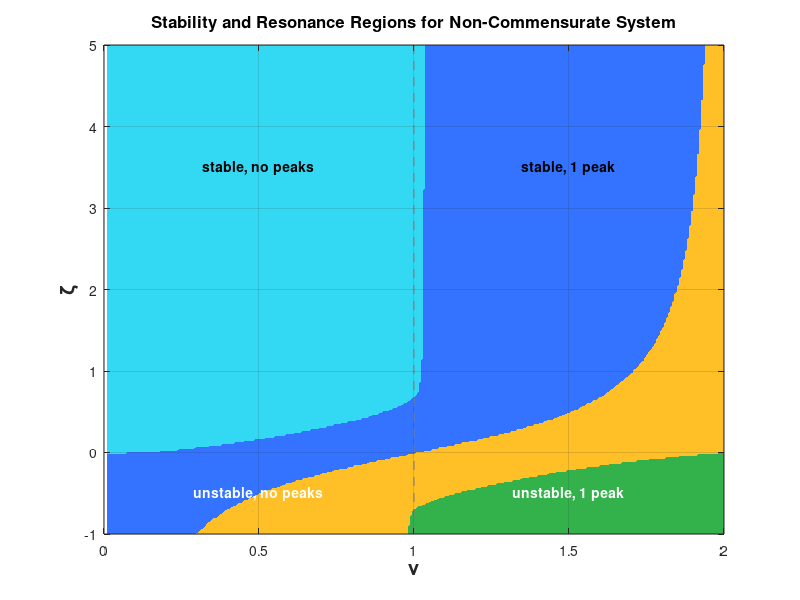

Reproduce this figure in MATLAB.
%==========================================================================
% THESIS PROJECT: Time-Domain Identification of Second-Species Systems
% AUTHOR: Rodrigo Fonseca
% DATE: 2026
% TYPE: SCRTIPT
% STATUS: IN PROGRESS
%
% PROGRAM DESCRIPTION: 
% The goal is to plot the stability chart zonsidering zeta and nu for the
% various systems like in the bibliography
% Based on: Hmed et al. (2015) - "Stability and resonance conditions..."
%
%
% OUTPUT FOLDER: results\stabilityChart
%==========================================================================

close all;

% Parameters and Grid Setup
nu_vec = linspace(0.01, 2, 300);    % nu range (x-axis)
zeta_vec = linspace(-1, 5, 300);   % zeta range (y-axis)
[NU, ZETA] = meshgrid(nu_vec, zeta_vec);

% classification matrix
% 1: Stable, no peaks | 2: Stable, 1 peak | 3: Unstable, 1 peak | 4: Unstable, no peak
Regions = zeros(size(NU));

for i = 1:numel(NU)
    nu = NU(i);
    zeta = ZETA(i);
    
    % --- Stability Boundary Calculation ---
    zeta_osc = -sin((nu + 1) * pi/2) / (2 * sin(nu * pi/2));
    is_stable = (zeta > zeta_osc);
    
    % --- Resonance Detection ---
    w = logspace(-2, 2, 400); % Frequency vector
    s = 1j * w;
    G_jw = 1 ./ (s.^(nu+1) + 2*zeta*s.^nu + 1);
    mag = abs(G_jw);
    
    has_peak = max(mag) > 1.001; 
    
    % 3. Categorization
    if is_stable && ~has_peak
        Regions(i) = 1; % Cyan
    elseif is_stable && has_peak
        Regions(i) = 2; % Blue
    elseif ~is_stable && has_peak
        Regions(i) = 3; % Yellow/Orange
    else
        Regions(i) = 4; % Green
    end
end

% 4. Visualization
figure('Color', 'w', 'Position', [100 100 850 600]);

% Plot the filled regions
[~, h] = contourf(NU, ZETA, Regions, [1 2 3 4]);
set(h, 'LineColor', 'none');
hold on;


% Define custom colors matching the user image
% Regions: [Cyan, Blue, Orange/Yellow, Green]
myMap = [0.2, 0.85, 0.95;  % Region 1
         0.2, 0.45, 1.0;   % Region 2
         1.0, 0.75, 0.15;  % Region 3
         0.2, 0.70, 0.3];  % Region 4
colormap(myMap);

% Formatting the plot
xlabel('\nu', 'FontSize', 14, 'FontWeight', 'bold');
ylabel('\zeta', 'FontSize', 14, 'FontWeight', 'bold');
title('Stability and Resonance Regions for Non-Commensurate System', 'FontSize', 12);
axis([0 2 -1 5]);
grid on;

% Add Text Labels
text(0.5, 3.5, 'stable, no peaks', 'FontWeight', 'bold', 'HorizontalAlignment', 'center');
text(1.5, 3.5, 'stable, 1 peak', 'FontWeight', 'bold', 'HorizontalAlignment', 'center');
text(1.5, -0.5, 'unstable, 1 peak', 'FontWeight', 'bold', 'HorizontalAlignment', 'center', 'Color', 'w');
text(0.5, -0.5, 'unstable, no peaks', 'FontWeight', 'bold', 'HorizontalAlignment', 'center', 'Color', 'w');

% Optional: Draw vertical line at nu = 1 to show standard 2nd order case
line([1 1], [-1 5], 'Color', [0.5 0.5 0.5], 'LineStyle', '--');
